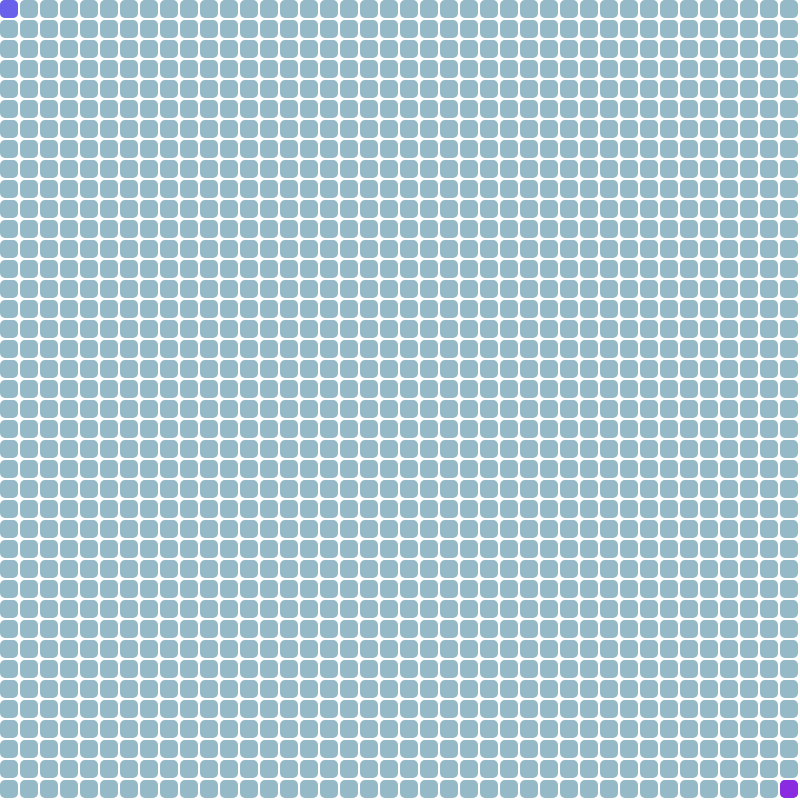
Frame 1 (no input)
Frame 60 (no input): identical to frame 1, image omitted
Frame 120 (the mouse pressed at the canvas centre since frame 60): identical to frame 1, image omitted

The p5.js sketch that drew this single still picture (run headless with seeded random() and noise() and a simulated clock; from frame 60 on, the mouse is pressed at the canvas centre):

// p5.js sketch
// ── sketch.js

var canvasHeight = 800;
var canvasWidth = 800;

// cell size
var tile = 20;

var rows = canvasHeight / tile;
var columns = canvasHeight / tile;

var graph = new Array(rows);

// colors
var startNodeColor = "#6960EC";
var endNodeColor = "#8A2BE2";
var nodeColor = "#95B9C7";
var obstacleNodeColor = "#F6EEF0";

var openSet = [];
var closedSet = [];

var startNode = undefined;
var endNode = undefined; 

var startVisualization = false;

var moveNode = false;
var whichNode = undefined;

function initGraph() {
    for (var i = 0; i < rows; ++i) {
        graph[i] = new Array(columns);
        for (var j = 0; j < columns; ++j) {
            graph[i][j] = new Node(i, j);
        }
    }
}

function drawGraph() {
    for (var i = 0; i < rows; ++i) {
        for (var j = 0; j < columns; ++j) {
            graph[i][j].show(nodeColor);
        }
    }

    startNode.show(startNodeColor);
    endNode.show(endNodeColor);
}

function getGridPos() {
    var x = mouseX;
    var y = mouseY;

    x = Math.floor(x / tile);
    y = Math.floor(y / tile);

    return [x, y];
}

function doubleClicked() {
    var [x, y] = getGridPos();

    if (startNode.i == x && startNode.j == y) {
        moveNode = true;
    }
}

function mouseReleased() {
    moveNode = false;
}

function mouseDragged() {

    if (startVisualization)
        return;

    var [x, y] = getGridPos();

    if (startNode.i == x && startNode.j == y) {
        moveNode = true;
        whichNode = "startNode";
    }

    if (endNode.i == x && endNode.j == y) {
        moveNode = true;
        whichNode = "endNode";
    }


    if (moveNode && whichNode == "startNode") {
        startNode = graph[x][y];

        openSet[0] = startNode;

        console.log(startNode);

        drawGraph();

        return;
    } else if (moveNode && whichNode == "endNode") {
        endNode = graph[x][y];

        drawGraph();
        return;
    }

    if (x >= rows || x < 0) return;

    if (y >= columns || y < 0) return;

    // startNode and endNode cannot be block node
    if (graph[x][y] === startNode || graph[x][y] === endNode)
        return;

    graph[x][y].wall = true;

    graph[x][y].show();
}

function herustic(a, b) {
    var d = dist(a.i, a.j, b.i, b.j);
    return d;
}

function removeFromArray(arr, element) {
    var index = arr.indexOf(element);
    arr.splice(index, 1);
}

function setStartVisualization() {
    startVisualization = true;
}

function setup() {
    createCanvas(canvasWidth, canvasHeight);
    
    initGraph();

    startNode = graph[0][0];
    endNode = graph[rows - 1][columns - 1];

    openSet.push(startNode);

    for (var i = 0; i < rows; i++) {
        for (var j = 0; j < columns; j++) {
            graph[i][j].addNeighbors(graph);
        }
    }

    drawGraph();

    var button = createButton("Start Visualization");
    button.mousePressed(setStartVisualization);
}

function draw() {

    if (!startVisualization)
        return;

    if (openSet.length > 0) {
        var winner = 0;

        for (var i = 0; i < openSet.length; i++) {
            if (openSet[i].f < openSet[winner].f)
                winner = i;
        }

        var current = openSet[winner];

        if (current === endNode) {
            var path = [];
            var temp = current;
            path.push(temp);
            while (temp.previous) {
                path.push(temp.previous);
                temp = temp.previous;
            }

            for (var i = 0; i < path.length; i++) {
                path[i].show("purple");
            }

            console.log("Reached");
            noLoop();
            return;
        }

        removeFromArray(openSet, current);
        closedSet.push(current);

        var neighbors = current.neighbors;

        for (var i = 0; i < neighbors.length; i++) {
            var neighbor = neighbors[i];

            if (!closedSet.includes(neighbor) && !neighbor.wall) {
                var tempG = current.g + herustic(current, neighbor);
                var newPath = false;

                if (openSet.includes(neighbor)) {
                    if (tempG < neighbor.g) {
                        neighbor.g = tempG;
                        newPath = true;
                    }
                } else {
                    neighbor.g = tempG;
                    newPath = true;
                    openSet.push(neighbor);
                }

                if (newPath) {
                    neighbor.h = herustic(neighbor, endNode);
                    neighbor.f = neighbor.g + neighbor.h;
                    neighbor.previous = current;
                }
            }
        } 
    } else {
        console.log("Can't reach destination");
        noLoop();
        return;
    }

    drawGraph();

    for (var i = 0; i < openSet.length; ++i) {
        openSet[i].show("red");
    }
    
    for (var i = 0; i < closedSet.length; ++i) {
        closedSet[i].show(color(255, 0, 0, 80));
    }
}

// ── node.js

function Node(i, j) {
    this.i = i;
    this.j = j;
    this.f = 0;
    this.g = 0;
    this.h = 0;
    this.tile = 20;

    this.neighbors = [];
    this.previous = undefined;
    this.wall = false;

    this.show = function(color) {
        if (this.wall) {
            fill('#F6EEF0');
        } else {
            fill(color)
        }
        noStroke();
        square(this.i*this.tile, this.j*this.tile, this.tile-2, 5);
    }

    this.addNeighbors = function(grid) {
        var i = this.i;
        var j = this.j;

        var rows = grid.length;
        var columns = grid[0].length;

        if (i + 1 < rows) this.neighbors.push(grid[i+1][j]);

        if (i > 0) this.neighbors.push(grid[i-1][j]);

        if (j + 1 < columns) this.neighbors.push(grid[i][j+1]);

        if (j > 0) this.neighbors.push(grid[i][j-1]);

        if (i + 1 < rows && j + 1 < columns) this.neighbors.push(grid[i+1][j+1]);

        if (i > 0 && j > 0) this.neighbors.push(grid[i-1][j-1]);

        if (i + 1 < rows && j > 0) this.neighbors.push(grid[i+1][j-1]);

        if (i > 0 && j + 1 < columns) this.neighbors.push(grid[i-1][j+1]);
    }
}
